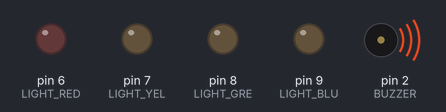
The sketch below on a simulated Arduino Uno, built with avr-gcc and run on an emulated ATmega328P. Shown: output pins drawn as LEDs (lit = HIGH), buzzer (waves = sounding). Random numbers use the default seed unless the sketch sets one.

Above: at 0.5 s.
At 6.0 s:
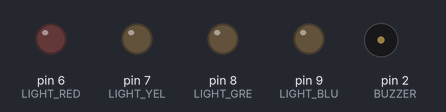
Timing chart, 0 to 12.7 s (numbered marks = the images above):
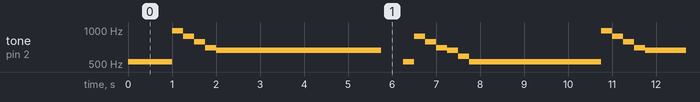

The sketch:

game.ino
```cpp
// Simon Two

/* Buzzer */
const int BUZZER = 2;

const int BUZZER_DELAY_TIME_MS = 500;

/* Tones */
const unsigned int TONE_A4 = 440;
const unsigned int TONE_B4 = 494;
const unsigned int TONE_C4 = 523;
const unsigned int TONE_D4 = 587;
const unsigned int TONE_E4 = 659;

/* Extra notes */
const unsigned int C = 523;
const unsigned int D = 587;
const unsigned int E = 659;
const unsigned int F = 698;
const unsigned int G = 784;
const unsigned int A = 880;
const unsigned int B = 988;
const unsigned int TrebleDo = 1047;

/* Buttons */
const int INPUTS = A1;

/* LEDs */
// const int LIGHT_RED = 7;
// const int LIGHT_YEL = 6;
// const int LIGHT_GRE = 5;
// const int LIGHT_BLU = 4;

// CLASS
const int LIGHT_RED = 6;
const int LIGHT_YEL = 7;
const int LIGHT_GRE = 8;
const int LIGHT_BLU = 9;

// // From left -> Right
// const int SIGNAL_RANGES[4][2] {
//   // { Lower limit, Upper limit }
//   { 970 ,990 }, // Red
//   { 480 ,520 }, // Yellow
//   { 175 ,210 }, // Green
//   { 75 ,100 } // Blue
// };

// Class
const int SIGNAL_RANGES[4][2] = {
  { 110, 130 },
  { 305, 320 },
  { 775, 790 },
  { 1010, 1023 }
};

/* Sequence */
const int SEQUENCE_LENGTH = 10;

int SEQUENCE[10];
int USER_SEQUENCE[10];

/* Game states */
bool isFirstRun = true;

bool hasWon = false;
int iteration = 0;
int score = 0;

void setup() {
  /* Init serial communications */
  Serial.begin(9600);

  /* Init buzzer */
  pinMode(BUZZER, OUTPUT);

  /* Init buttons */
  pinMode(INPUTS, INPUT);

  /* Init lights */
  pinMode(LIGHT_RED, OUTPUT);
  pinMode(LIGHT_YEL, OUTPUT);
  pinMode(LIGHT_GRE, OUTPUT);
  pinMode(LIGHT_BLU, OUTPUT);
}

void loop() {
  // // Startup sequence
  // if ( isFirstRun ) {
  //   generateSequence();

  //   startupSequence();
  //   printSequence();

  //   isFirstRun = false;
  // }

  // if (hasWon) {
  //   Serial.println("\n\nCongrats, you've won!\n\n");
  //   victorySequence();
  // }
  // else {
  //   // Update iteration
  //   iteration++;
  //   Serial.println("\n\nITERATION: ");
  //   Serial.print(iteration);

  //   // Play light sequence
  //   playSequence();

  //   // Poll buttons
  //   pollButtons();

  //   // Check user input
  //   bool passed = checkInputs();

  //   // Play respective output
  //   if (passed) {
  //     correctSequence();
  //   }
  //   else {
  //     failSequence();
  //   }
  // }
  music();
}

void generateSequence() {
  String key = "generateSequence: ";

  srand(14134155324 + millis());

  cprint(key, "Generating sequence...");

  for (int i = 0; i < 10; i++) {
    SEQUENCE[i] = rand() % 4;
  }

  cprint(key, "Sequence generated");
}

void playSequence() {
  String key = "playSequence: ";

  // Iterate through the sequence based on how
  // many iterations we are on
  for (int i = 0; i < iteration; i++) {
    if (SEQUENCE[i] == 0) {
      playButtonLight(LIGHT_RED, TONE_A4, 500);
    }
    else if (SEQUENCE[i] == 1) {
      playButtonLight(LIGHT_YEL, TONE_B4, 500);
    }
    else if (SEQUENCE[i] == 2) {
      playButtonLight(LIGHT_GRE, TONE_C4, 500);
    }
    else if (SEQUENCE[i] == 3) {
      playButtonLight(LIGHT_BLU, TONE_D4, 500);
    }
    else {
      cprint(key, "!! Playing sequence failed !!");
    }

    noLightSound();
    delay(200);
  }

  return;
}

void pollButtons() {
  String key = "pollButtons: ";

  int buttonLightDelayMS = 100;
  int selectedButton = -1;

  // We poll for however many iterations we are
  // on (E.g. if we are on iteration 2, we need
  // to take 2 inputs)
  for (int i = 0; i < iteration; i++) {
    cprint(key, "Polling buttons on ");
    // Continue to poll until we get a button
    while (true) {
      int signal = analogRead(INPUTS);

      // Red
      if (signal >= SIGNAL_RANGES[0][0] && signal <= SIGNAL_RANGES[0][1]) {
        playButtonLight(LIGHT_RED, TONE_A4, buttonLightDelayMS);
        selectedButton = 0;

        break;
      }
      // Yellow
      else if (signal >= SIGNAL_RANGES[1][0] && signal <= SIGNAL_RANGES[1][1]) {
        playButtonLight(LIGHT_YEL, TONE_B4, buttonLightDelayMS);
        selectedButton = 1;

        break;
      }
      // Green
      else if (signal >= SIGNAL_RANGES[2][0] && signal <= SIGNAL_RANGES[2][1]) {
        playButtonLight(LIGHT_GRE, TONE_C4, buttonLightDelayMS);
        selectedButton = 2;

        break;
      }
      // Blue
      else if (signal >= SIGNAL_RANGES[3][0] && signal <= SIGNAL_RANGES[3][1]) {
        playButtonLight(LIGHT_BLU, TONE_D4, buttonLightDelayMS);
        selectedButton = 3;

        break;
      }
      else {
        noLightSound();

        selectedButton = -1;
      }
    }
    cprint(key, "Updating user sequence");

    USER_SEQUENCE[i] = selectedButton;
    selectedButton = -1;
  }

  return;
}

bool checkInputs() {
  String key = "checkInputs: ";

  for (int i = 0; i < iteration; i++) {
    if (SEQUENCE[i] == USER_SEQUENCE[i]) {
      cprint(key, "Passed");
    }
    else {
      cprint(key, "Failed... ");
      resetGame();
      return false;
    }
  }
  score++;

  if (score == SEQUENCE_LENGTH) {
    //hasWon = true;
  }

  return true;
}

void resetGame() {
  String key = "resetGame: ";

  cprint(key, "Resetting...");

  generateSequence();
  iteration = 0;
  isFirstRun = true;
  score = 0;
}

void noLightSound() {
  digitalWrite(LIGHT_RED, LOW);
  digitalWrite(LIGHT_YEL, LOW);
  digitalWrite(LIGHT_GRE, LOW);
  digitalWrite(LIGHT_BLU, LOW);

  noTone(BUZZER);

  return;
}

void playButtonLight(int light, unsigned int playTone, unsigned long delayMS) {
  String key = "playButtonLight: ";

  cprint(key, "Running, ");
  Serial.print(light);

  digitalWrite(light, HIGH);
  tone(BUZZER, playTone);

  delay(delayMS);

  digitalWrite(light, LOW);
  noTone(BUZZER);

  return;
}

void printSequence() {
  Serial.println("\n\nPrinting sequence... ");

  Serial.println("Sequence size: ");
  Serial.print(sizeof(SEQUENCE));
  Serial.println("\n---\n");

  for (int i = 0; i < sizeof(SEQUENCE); i++) {
    Serial.println(SEQUENCE[i]);
  }
  Serial.println("Sequence printed\n\n");
}

void cprint(String key, String message) {
  Serial.println(key + message);

  return;
}

void victorySequence() {
  String key = "victorySequence: ";

  cprint(key, "Running vicotry sequence");

  digitalWrite(LIGHT_RED, HIGH);
  digitalWrite(LIGHT_YEL, HIGH);
  digitalWrite(LIGHT_GRE, HIGH);
  digitalWrite(LIGHT_BLU, HIGH);

  tone(BUZZER, TONE_B4);

  delay(1000);

  digitalWrite(LIGHT_RED, LOW);
  digitalWrite(LIGHT_YEL, LOW);
  digitalWrite(LIGHT_GRE, LOW);
  digitalWrite(LIGHT_BLU, LOW);

  tone(BUZZER, TONE_A4);

  delay(1000);

  noLightSound();
  delay(300);

  return;
}

void correctSequence() {
  String key = "correctSequence: ";

  cprint(key, "Running correct sequence");

  noLightSound();

  delay(500);

  digitalWrite(LIGHT_BLU, HIGH);
  tone(BUZZER, TONE_D4);
  delay(450);

  digitalWrite(LIGHT_GRE, HIGH);
  tone(BUZZER, TONE_C4);
  delay(450);

  digitalWrite(LIGHT_YEL, HIGH);
  tone(BUZZER, TONE_B4);
  delay(450);

  digitalWrite(LIGHT_RED, HIGH);
  tone(BUZZER,TONE_A4);
  delay(450);

  noLightSound();
  delay(500);

  cprint(key, "Passed sequence ending");
  return;
}

void failSequence() {
  String key = "failSequence: ";

  noLightSound();

  digitalWrite(LIGHT_RED, HIGH);
  digitalWrite(LIGHT_YEL, HIGH);
  digitalWrite(LIGHT_GRE, HIGH);
  digitalWrite(LIGHT_BLU, HIGH);

  tone(BUZZER, TONE_D4);

  delay(1000);

  digitalWrite(LIGHT_RED, LOW);
  digitalWrite(LIGHT_YEL, LOW);
  digitalWrite(LIGHT_GRE, LOW);
  digitalWrite(LIGHT_BLU, LOW);

  tone(BUZZER, TONE_E4);

  delay(1000);

  noLightSound();
  delay(300);

  return;
}

void startupSequence() {
  String key = "startupSequence: ";

  cprint(key, "Running startup sequence");

  tone(BUZZER, TONE_B4);
  digitalWrite(LIGHT_RED, HIGH);

  delay(500);

  tone(BUZZER, TONE_C4);
  digitalWrite(LIGHT_YEL, HIGH);

  delay(500);

  tone(BUZZER, TONE_B4);
  digitalWrite(LIGHT_BLU, HIGH);

  delay(500);

  tone(BUZZER, TONE_A4);
  digitalWrite(LIGHT_GRE, HIGH);

  delay(500);

  noLightSound();

  tone(BUZZER, TONE_D4);

  delay(500);

  cprint(key, "Startup sequence ending");
  return;
}

void alert() {

  noLightSound();

  digitalWrite(LIGHT_RED, HIGH);
  digitalWrite(LIGHT_YEL, HIGH);
  digitalWrite(LIGHT_GRE, HIGH);
  digitalWrite(LIGHT_BLU, HIGH);

  tone(BUZZER, TONE_A4);

  delay(700);

  digitalWrite(LIGHT_RED, LOW);
  digitalWrite(LIGHT_YEL, LOW);
  digitalWrite(LIGHT_GRE, LOW);
  digitalWrite(LIGHT_BLU, LOW);

  tone(BUZZER, TONE_E4);

  delay(700);

  digitalWrite(LIGHT_RED, HIGH);
  digitalWrite(LIGHT_YEL, HIGH);
  digitalWrite(LIGHT_GRE, HIGH);
  digitalWrite(LIGHT_BLU, HIGH);

  tone(BUZZER, TONE_B4);

  delay(700);

  digitalWrite(LIGHT_RED, LOW);
  digitalWrite(LIGHT_YEL, LOW);
  digitalWrite(LIGHT_GRE, LOW);
  digitalWrite(LIGHT_BLU, LOW);

  tone(BUZZER, TONE_E4);

  delay(700);
}

void music() {
  const int E_N = 250;
  const int Q_N = 500;
  const int H_N = 1000;
  const int WH_N = 2000;

  const double P = 0.5;

  tone(BUZZER, C);
  delay(Q_N);

  noTone(BUZZER);
  delay(P);

  tone(BUZZER, C);
  delay(Q_N);

  noTone(BUZZER);
  delay(P);

  tone(BUZZER, B);
  delay(E_N);

  noTone(BUZZER);
  delay(P);

  tone(BUZZER, A);
  delay(E_N);

  noTone(BUZZER);
  delay(P);

  tone(BUZZER, G);
  delay(E_N);

  noTone(BUZZER);
  delay(P);

  tone(BUZZER, F);
  delay(E_N);

  noTone(BUZZER);
  delay(P);

  tone(BUZZER, E);
  delay(E_N);

  noTone(BUZZER);
  delay(P);

  tone(BUZZER, E);
  delay(H_N + Q_N);

  noTone(BUZZER);
  delay(P);

  tone(BUZZER, E);
  delay(WH_N);

  noTone(BUZZER);
  delay(P);

  noTone(BUZZER);
  delay(Q_N);

  tone(BUZZER, C);
  delay(E_N);

  noTone(BUZZER);
  delay(P);

  tone(BUZZER, A);
  delay(E_N);

  noTone(BUZZER);
  delay(P);

  tone(BUZZER, G);
  delay(E_N);

  noTone(BUZZER);
  delay(P);

  tone(BUZZER, F);
  delay(E_N);

  noTone(BUZZER);
  delay(P);

  tone(BUZZER, E);
  delay(E_N);

  noTone(BUZZER);
  delay(P);

  tone(BUZZER, D);
  delay(E_N);

  noTone(BUZZER);
  delay(P);

  tone(BUZZER, C);
  delay(WH_N);

  noTone(BUZZER);
  delay(P);
}
```

Measured:
- by itself, tone on pin 2 (BUZZER): repeats every 9.8 s: 988 Hz 0.25 s, 880 Hz 0.25 s, 784 Hz 0.25 s, 698 Hz 0.25 s, 659 Hz 3.8 s, silent 0.50 s, 523 Hz 0.25 s, 880 Hz 0.25 s, 784 Hz 0.25 s, 698 Hz 0.25 s, 659 Hz 0.25 s, 587 Hz 0.25 s, 523 Hz 3.0 s
